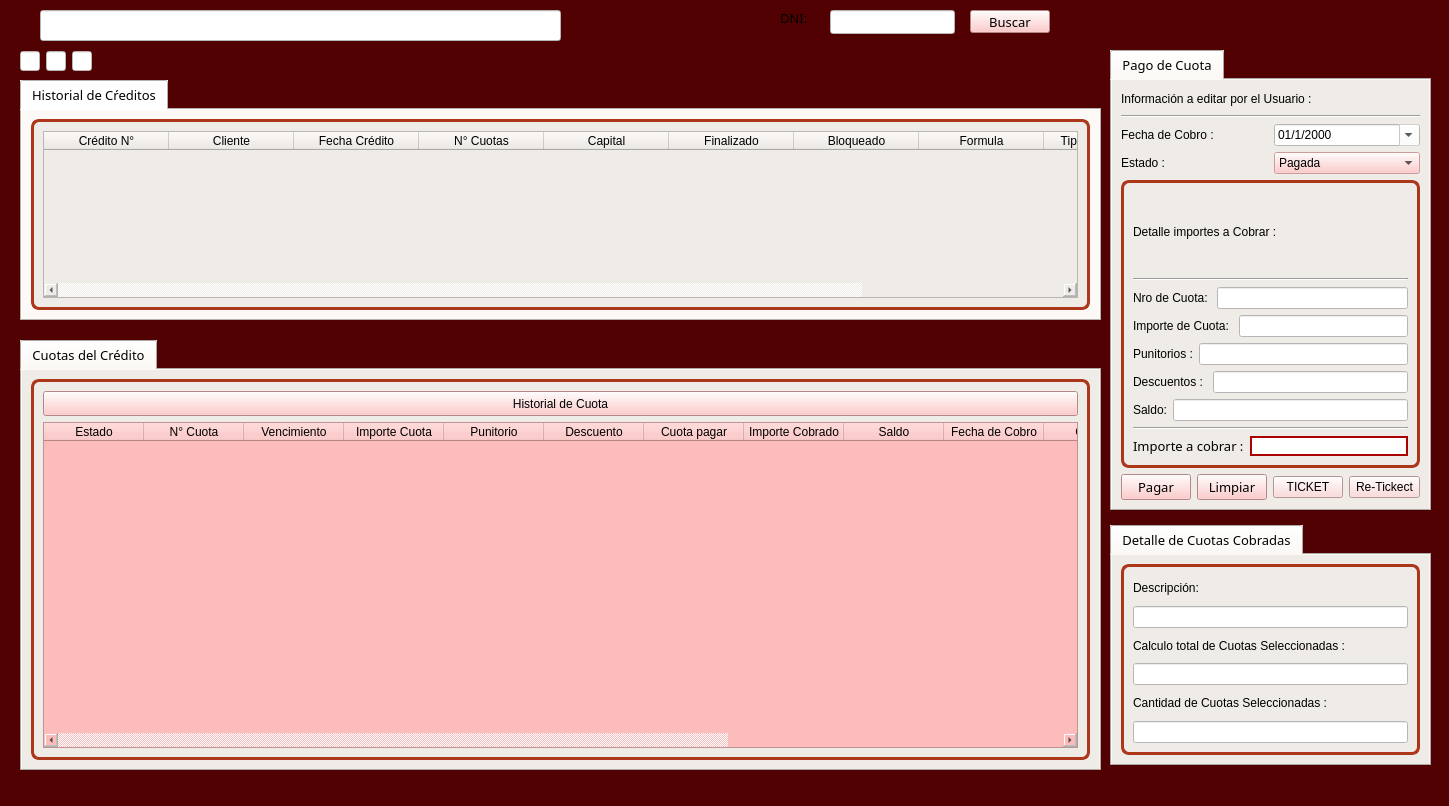
<?xml version="1.0" encoding="UTF-8"?>
<ui version="4.0">
 <class>form_cuotas_pagar</class>
 <widget class="QWidget" name="form_cuotas_pagar">
  <property name="geometry">
   <rect>
    <x>0</x>
    <y>0</y>
    <width>1449</width>
    <height>806</height>
   </rect>
  </property>
  <property name="sizePolicy">
   <sizepolicy hsizetype="Fixed" vsizetype="Fixed">
    <horstretch>0</horstretch>
    <verstretch>0</verstretch>
   </sizepolicy>
  </property>
  <property name="minimumSize">
   <size>
    <width>800</width>
    <height>450</height>
   </size>
  </property>
  <property name="maximumSize">
   <size>
    <width>1600</width>
    <height>900</height>
   </size>
  </property>
  <property name="font">
   <font>
    <family>KacstOne</family>
    <pointsize>10</pointsize>
    <weight>9</weight>
    <italic>false</italic>
    <bold>false</bold>
   </font>
  </property>
  <property name="windowTitle">
   <string>Cuotas Pagar</string>
  </property>
  <property name="styleSheet">
   <string notr="true">font: 75 10pt &quot;KacstOne&quot;;
selection-background-color: rgb(255, 170, 127);
color: rgb(0, 0, 0);
background-color: rgb(81, 1, 1);

</string>
  </property>
  <widget class="QTabWidget" name="tabWidget_4">
   <property name="geometry">
    <rect>
     <x>20</x>
     <y>340</y>
     <width>1081</width>
     <height>431</height>
    </rect>
   </property>
   <property name="styleSheet">
    <string notr="true">background-color: rgb(239, 235, 231);
</string>
   </property>
   <property name="currentIndex">
    <number>0</number>
   </property>
   <widget class="QWidget" name="tab_3">
    <attribute name="icon">
     <iconset>
      <normaloff>Íconos/herramientas-de-papel-y-lapiz.png</normaloff>Íconos/herramientas-de-papel-y-lapiz.png</iconset>
    </attribute>
    <attribute name="title">
     <string>Cuotas del Crédito</string>
    </attribute>
    <layout class="QGridLayout" name="gridLayout_4">
     <item row="0" column="0">
      <widget class="QGroupBox" name="groupBox_3">
       <property name="enabled">
        <bool>true</bool>
       </property>
       <property name="styleSheet">
        <string notr="true">QGroupBox{
background-color: rgb(239, 235, 231);
border-style: solid;
border-width: 3px;
border-color: rgb(172, 55, 26);
border-radius: 8px;
}</string>
       </property>
       <property name="title">
        <string/>
       </property>
       <layout class="QGridLayout" name="gridLayout_3">
        <item row="3" column="0">
         <widget class="QTableWidget" name="tw_listado_cuotas">
          <property name="enabled">
           <bool>false</bool>
          </property>
          <property name="styleSheet">
           <string notr="true">background-color: rgb(252, 188, 188);</string>
          </property>
          <property name="editTriggers">
           <set>QAbstractItemView::AnyKeyPressed|QAbstractItemView::EditKeyPressed|QAbstractItemView::SelectedClicked</set>
          </property>
          <property name="selectionMode">
           <enum>QAbstractItemView::MultiSelection</enum>
          </property>
          <property name="selectionBehavior">
           <enum>QAbstractItemView::SelectRows</enum>
          </property>
          <attribute name="horizontalHeaderDefaultSectionSize">
           <number>100</number>
          </attribute>
          <column>
           <property name="text">
            <string>Estado</string>
           </property>
          </column>
          <column>
           <property name="text">
            <string>N° Cuota</string>
           </property>
          </column>
          <column>
           <property name="text">
            <string>Vencimiento</string>
           </property>
          </column>
          <column>
           <property name="text">
            <string>Importe Cuota</string>
           </property>
          </column>
          <column>
           <property name="text">
            <string>Punitorio</string>
           </property>
          </column>
          <column>
           <property name="text">
            <string>Descuento</string>
           </property>
          </column>
          <column>
           <property name="text">
            <string>Cuota pagar</string>
           </property>
          </column>
          <column>
           <property name="text">
            <string>Importe Cobrado</string>
           </property>
          </column>
          <column>
           <property name="text">
            <string>Saldo</string>
           </property>
          </column>
          <column>
           <property name="text">
            <string>Fecha de Cobro</string>
           </property>
          </column>
          <column>
           <property name="text">
            <string>Capital</string>
           </property>
          </column>
          <column>
           <property name="text">
            <string>Interes</string>
           </property>
          </column>
          <column>
           <property name="text">
            <string>Gastos</string>
           </property>
          </column>
          <column>
           <property name="text">
            <string>Descripcion</string>
           </property>
          </column>
          <column>
           <property name="text">
            <string>id</string>
           </property>
          </column>
         </widget>
        </item>
        <item row="2" column="0">
         <widget class="QPushButton" name="boton_historial_cuota">
          <property name="minimumSize">
           <size>
            <width>0</width>
            <height>25</height>
           </size>
          </property>
          <property name="maximumSize">
           <size>
            <width>16777215</width>
            <height>25</height>
           </size>
          </property>
          <property name="styleSheet">
           <string notr="true">background-color: rgb(252, 188, 188);</string>
          </property>
          <property name="text">
           <string>Historial de Cuota</string>
          </property>
         </widget>
        </item>
       </layout>
      </widget>
     </item>
    </layout>
   </widget>
  </widget>
  <widget class="QTabWidget" name="tabWidget_5">
   <property name="geometry">
    <rect>
     <x>1110</x>
     <y>50</y>
     <width>321</width>
     <height>461</height>
    </rect>
   </property>
   <property name="styleSheet">
    <string notr="true">background-color: rgb(239, 235, 231);
</string>
   </property>
   <property name="currentIndex">
    <number>0</number>
   </property>
   <widget class="QWidget" name="tab_5">
    <attribute name="icon">
     <iconset>
      <normaloff>Íconos/maquina-de-facturacion-electronica-con-escaner.png</normaloff>Íconos/maquina-de-facturacion-electronica-con-escaner.png</iconset>
    </attribute>
    <attribute name="title">
     <string>Pago de Cuota</string>
    </attribute>
    <layout class="QGridLayout" name="gridLayout_8">
     <item row="0" column="0">
      <widget class="QLabel" name="label_3">
       <property name="minimumSize">
        <size>
         <width>300</width>
         <height>20</height>
        </size>
       </property>
       <property name="maximumSize">
        <size>
         <width>300</width>
         <height>20</height>
        </size>
       </property>
       <property name="styleSheet">
        <string notr="true"/>
       </property>
       <property name="text">
        <string>Información a editar por el Usuario : </string>
       </property>
      </widget>
     </item>
     <item row="1" column="0">
      <widget class="Line" name="line_2">
       <property name="orientation">
        <enum>Qt::Horizontal</enum>
       </property>
      </widget>
     </item>
     <item row="2" column="0">
      <layout class="QVBoxLayout" name="verticalLayout_2">
       <item>
        <layout class="QHBoxLayout" name="horizontalLayout_3">
         <item>
          <widget class="QLabel" name="label_11">
           <property name="text">
            <string>Fecha de Cobro : </string>
           </property>
          </widget>
         </item>
         <item>
          <widget class="QDateEdit" name="dte_fecha_cobro">
           <property name="enabled">
            <bool>false</bool>
           </property>
           <property name="styleSheet">
            <string notr="true">background-color: rgb(255, 255, 255);</string>
           </property>
           <property name="displayFormat">
            <string>dd/M/yyyy</string>
           </property>
           <property name="calendarPopup">
            <bool>true</bool>
           </property>
          </widget>
         </item>
        </layout>
       </item>
       <item>
        <layout class="QHBoxLayout" name="horizontalLayout_4">
         <item>
          <widget class="QLabel" name="label_12">
           <property name="text">
            <string>Estado : </string>
           </property>
          </widget>
         </item>
         <item>
          <widget class="QComboBox" name="cbx_estado">
           <property name="enabled">
            <bool>false</bool>
           </property>
           <property name="styleSheet">
            <string notr="true">background-color: rgb(252, 188, 188);</string>
           </property>
           <item>
            <property name="text">
             <string>Pagada</string>
            </property>
           </item>
           <item>
            <property name="text">
             <string>Pago Parcial</string>
            </property>
           </item>
           <item>
            <property name="text">
             <string>Vencida 30 días</string>
            </property>
           </item>
           <item>
            <property name="text">
             <string>Vencida 60 días</string>
            </property>
           </item>
           <item>
            <property name="text">
             <string>Vencida 90 días</string>
            </property>
           </item>
           <item>
            <property name="text">
             <string>Vencida 120 días</string>
            </property>
           </item>
           <item>
            <property name="text">
             <string>Vencida 150 días</string>
            </property>
           </item>
           <item>
            <property name="text">
             <string>Vencida 180 días</string>
            </property>
           </item>
           <item>
            <property name="text">
             <string>En Judiciales</string>
            </property>
           </item>
          </widget>
         </item>
        </layout>
       </item>
      </layout>
     </item>
     <item row="3" column="0">
      <widget class="QGroupBox" name="groupBox_4">
       <property name="enabled">
        <bool>true</bool>
       </property>
       <property name="styleSheet">
        <string notr="true">QGroupBox{
background-color: rgb(239, 235, 231);
border-style: solid;
border-width: 3px;
border-color: rgb(172, 55, 26);
border-radius: 8px;
font:  75 10Pt &quot;Century Schoolbook L&quot;;
}</string>
       </property>
       <property name="title">
        <string/>
       </property>
       <layout class="QGridLayout" name="gridLayout_7">
        <item row="0" column="0">
         <layout class="QGridLayout" name="gridLayout_10">
          <item row="0" column="0">
           <widget class="QLabel" name="label_13">
            <property name="styleSheet">
             <string notr="true"/>
            </property>
            <property name="text">
             <string>Detalle importes a Cobrar : </string>
            </property>
           </widget>
          </item>
          <item row="1" column="0">
           <widget class="Line" name="line_3">
            <property name="orientation">
             <enum>Qt::Horizontal</enum>
            </property>
           </widget>
          </item>
          <item row="2" column="0">
           <layout class="QHBoxLayout" name="horizontalLayout_5">
            <item>
             <widget class="QLabel" name="label_15">
              <property name="text">
               <string>Nro de Cuota: </string>
              </property>
             </widget>
            </item>
            <item>
             <widget class="QLineEdit" name="lne_nro_cuota">
              <property name="enabled">
               <bool>false</bool>
              </property>
              <property name="styleSheet">
               <string notr="true">background-color: rgb(255, 255, 255);
font:  75 11Pt &quot;Century Schoolbook L&quot;;</string>
              </property>
             </widget>
            </item>
           </layout>
          </item>
          <item row="3" column="0">
           <layout class="QHBoxLayout" name="horizontalLayout_6">
            <item>
             <widget class="QLabel" name="label_16">
              <property name="text">
               <string>Importe de Cuota: </string>
              </property>
             </widget>
            </item>
            <item>
             <widget class="QLineEdit" name="lne_importe_cuota">
              <property name="enabled">
               <bool>false</bool>
              </property>
              <property name="styleSheet">
               <string notr="true">background-color: rgb(255, 255, 255);
font:  75 11Pt &quot;Century Schoolbook L&quot;;</string>
              </property>
             </widget>
            </item>
           </layout>
          </item>
          <item row="4" column="0">
           <layout class="QHBoxLayout" name="horizontalLayout_7">
            <item>
             <widget class="QLabel" name="label_8">
              <property name="text">
               <string>Punitorios :</string>
              </property>
             </widget>
            </item>
            <item>
             <widget class="QLineEdit" name="lne_punitorios">
              <property name="enabled">
               <bool>false</bool>
              </property>
              <property name="styleSheet">
               <string notr="true">background-color: rgb(255, 255, 255);</string>
              </property>
             </widget>
            </item>
           </layout>
          </item>
          <item row="5" column="0">
           <layout class="QHBoxLayout" name="horizontalLayout_8">
            <item>
             <widget class="QLabel" name="label_17">
              <property name="text">
               <string>Descuentos : </string>
              </property>
             </widget>
            </item>
            <item>
             <widget class="QLineEdit" name="lne_descuento">
              <property name="enabled">
               <bool>false</bool>
              </property>
              <property name="styleSheet">
               <string notr="true">background-color: rgb(255, 255, 255);</string>
              </property>
             </widget>
            </item>
           </layout>
          </item>
          <item row="6" column="0">
           <layout class="QHBoxLayout" name="horizontalLayout_9">
            <item>
             <widget class="QLabel" name="label_9">
              <property name="text">
               <string>Saldo:</string>
              </property>
             </widget>
            </item>
            <item>
             <widget class="QLineEdit" name="lne_saldo">
              <property name="enabled">
               <bool>false</bool>
              </property>
              <property name="styleSheet">
               <string notr="true">background-color: rgb(255, 255, 255);</string>
              </property>
             </widget>
            </item>
           </layout>
          </item>
          <item row="7" column="0">
           <widget class="Line" name="line">
            <property name="styleSheet">
             <string notr="true">color: rgb(170, 0, 0);</string>
            </property>
            <property name="orientation">
             <enum>Qt::Horizontal</enum>
            </property>
           </widget>
          </item>
          <item row="8" column="0">
           <layout class="QHBoxLayout" name="horizontalLayout_10">
            <item>
             <widget class="QLabel" name="label_6">
              <property name="font">
               <font>
                <family>KacstOne</family>
                <pointsize>10</pointsize>
                <weight>9</weight>
                <italic>false</italic>
                <bold>false</bold>
               </font>
              </property>
              <property name="styleSheet">
               <string notr="true"/>
              </property>
              <property name="text">
               <string>Importe a cobrar :</string>
              </property>
             </widget>
            </item>
            <item>
             <widget class="QLineEdit" name="lne_importe_cobrar">
              <property name="enabled">
               <bool>false</bool>
              </property>
              <property name="styleSheet">
               <string notr="true">background-color: rgb(255, 255, 255);
font: 16pt &quot;Sans Serif&quot;;
border-color: rgb(170, 0, 0);
border-style: solid;
border-width:2px;
font:  75 12Pt &quot;Century Schoolbook L&quot;;</string>
              </property>
              <property name="text">
               <string/>
              </property>
             </widget>
            </item>
           </layout>
          </item>
         </layout>
        </item>
       </layout>
      </widget>
     </item>
     <item row="4" column="0">
      <layout class="QHBoxLayout" name="horizontalLayout_11">
       <item>
        <spacer name="horizontalSpacer_5">
         <property name="orientation">
          <enum>Qt::Horizontal</enum>
         </property>
         <property name="sizeHint" stdset="0">
          <size>
           <width>40</width>
           <height>20</height>
          </size>
         </property>
        </spacer>
       </item>
       <item>
        <widget class="QPushButton" name="boton_pagar">
         <property name="font">
          <font>
           <family>KacstOne</family>
           <pointsize>10</pointsize>
           <weight>9</weight>
           <italic>false</italic>
           <bold>false</bold>
          </font>
         </property>
         <property name="styleSheet">
          <string notr="true">background-color: rgb(252, 188, 188);
</string>
         </property>
         <property name="text">
          <string>Pagar</string>
         </property>
        </widget>
       </item>
       <item alignment="Qt::AlignRight">
        <widget class="QPushButton" name="boton_limpiar">
         <property name="font">
          <font>
           <family>KacstOne</family>
           <pointsize>10</pointsize>
           <weight>9</weight>
           <italic>false</italic>
           <bold>false</bold>
          </font>
         </property>
         <property name="styleSheet">
          <string notr="true">background-color: rgb(252, 188, 188);
</string>
         </property>
         <property name="text">
          <string>Limpiar</string>
         </property>
        </widget>
       </item>
       <item>
        <widget class="QPushButton" name="boton_ticket">
         <property name="styleSheet">
          <string notr="true">background-color: rgb(251, 209, 209);</string>
         </property>
         <property name="text">
          <string>TICKET</string>
         </property>
        </widget>
       </item>
       <item>
        <widget class="QPushButton" name="boton_re_ticket">
         <property name="styleSheet">
          <string notr="true">background-color: rgb(251, 209, 209);</string>
         </property>
         <property name="text">
          <string>Re-Tickect</string>
         </property>
        </widget>
       </item>
      </layout>
     </item>
    </layout>
   </widget>
  </widget>
  <widget class="QTabWidget" name="tabWidget_3">
   <property name="geometry">
    <rect>
     <x>20</x>
     <y>80</y>
     <width>1081</width>
     <height>241</height>
    </rect>
   </property>
   <property name="styleSheet">
    <string notr="true">background-color: rgb(252, 249, 247);</string>
   </property>
   <widget class="QWidget" name="tab_4">
    <attribute name="icon">
     <iconset>
      <normaloff>Íconos/documento-financiero.png</normaloff>Íconos/documento-financiero.png</iconset>
    </attribute>
    <attribute name="title">
     <string>Historial de Cŕeditos</string>
    </attribute>
    <layout class="QGridLayout" name="gridLayout_2">
     <item row="0" column="0">
      <widget class="QGroupBox" name="groupBox_2">
       <property name="enabled">
        <bool>true</bool>
       </property>
       <property name="styleSheet">
        <string notr="true">QGroupBox{
background-color: rgb(239, 235, 231);
border-style: solid;
border-width: 3px;
border-color: rgb(172, 55, 26);
border-radius: 8px;
}</string>
       </property>
       <property name="title">
        <string/>
       </property>
       <layout class="QGridLayout" name="gridLayout">
        <item row="0" column="0">
         <widget class="QTableWidget" name="tw_lista_creditos">
          <property name="enabled">
           <bool>false</bool>
          </property>
          <property name="styleSheet">
           <string notr="true">background-color: rgb(239, 235, 231);
</string>
          </property>
          <property name="sizeAdjustPolicy">
           <enum>QAbstractScrollArea::AdjustToContentsOnFirstShow</enum>
          </property>
          <property name="selectionBehavior">
           <enum>QAbstractItemView::SelectRows</enum>
          </property>
          <property name="textElideMode">
           <enum>Qt::ElideMiddle</enum>
          </property>
          <attribute name="horizontalHeaderDefaultSectionSize">
           <number>125</number>
          </attribute>
          <column>
           <property name="text">
            <string>Crédito N°</string>
           </property>
          </column>
          <column>
           <property name="text">
            <string>Cliente</string>
           </property>
          </column>
          <column>
           <property name="text">
            <string>Fecha Crédito</string>
           </property>
          </column>
          <column>
           <property name="text">
            <string>N° Cuotas</string>
           </property>
          </column>
          <column>
           <property name="text">
            <string>Capital</string>
           </property>
          </column>
          <column>
           <property name="text">
            <string>Finalizado</string>
           </property>
          </column>
          <column>
           <property name="text">
            <string>Bloqueado</string>
           </property>
          </column>
          <column>
           <property name="text">
            <string>Formula</string>
           </property>
          </column>
          <column>
           <property name="text">
            <string>Tipo Vencimiento</string>
           </property>
          </column>
          <column>
           <property name="text">
            <string>Observaciones</string>
           </property>
          </column>
         </widget>
        </item>
       </layout>
      </widget>
     </item>
    </layout>
   </widget>
  </widget>
  <widget class="QTabWidget" name="tabWidget_2">
   <property name="geometry">
    <rect>
     <x>1110</x>
     <y>525</y>
     <width>321</width>
     <height>241</height>
    </rect>
   </property>
   <property name="styleSheet">
    <string notr="true">background-color: rgb(239, 235, 231);
</string>
   </property>
   <property name="currentIndex">
    <number>0</number>
   </property>
   <widget class="QWidget" name="tab_2">
    <attribute name="title">
     <string>Detalle de Cuotas Cobradas</string>
    </attribute>
    <layout class="QGridLayout" name="gridLayout_6">
     <item row="0" column="0">
      <widget class="QGroupBox" name="groupBox_5">
       <property name="styleSheet">
        <string notr="true">QGroupBox{
background-color: rgb(239, 235, 231);
border-style: solid;
border-width: 3px;
border-color: rgb(172, 55, 26);
border-radius: 8px;
font:  75 10Pt &quot;Century Schoolbook L&quot;;
}</string>
       </property>
       <property name="title">
        <string/>
       </property>
       <layout class="QGridLayout" name="gridLayout_5">
        <item row="0" column="0">
         <layout class="QVBoxLayout" name="verticalLayout">
          <item>
           <widget class="QLabel" name="label_2">
            <property name="styleSheet">
             <string notr="true"/>
            </property>
            <property name="text">
             <string>Descripción: </string>
            </property>
           </widget>
          </item>
          <item>
           <widget class="QLineEdit" name="lne_descripcion">
            <property name="styleSheet">
             <string notr="true">background-color: rgb(255, 255, 255);</string>
            </property>
           </widget>
          </item>
         </layout>
        </item>
        <item row="3" column="0">
         <layout class="QVBoxLayout" name="verticalLayout_4">
          <item>
           <widget class="QLabel" name="label_14">
            <property name="styleSheet">
             <string notr="true"/>
            </property>
            <property name="text">
             <string>Cantidad de Cuotas Seleccionadas : </string>
            </property>
           </widget>
          </item>
          <item>
           <widget class="QLineEdit" name="lne_cant_cuotas">
            <property name="styleSheet">
             <string notr="true">background-color: rgb(255, 255, 255);</string>
            </property>
           </widget>
          </item>
         </layout>
        </item>
        <item row="2" column="0">
         <layout class="QVBoxLayout" name="verticalLayout_3">
          <item>
           <widget class="QLabel" name="label_5">
            <property name="styleSheet">
             <string notr="true"/>
            </property>
            <property name="text">
             <string>Calculo total de Cuotas Seleccionadas : </string>
            </property>
           </widget>
          </item>
          <item>
           <widget class="QLineEdit" name="lne_total_cuotas">
            <property name="styleSheet">
             <string notr="true">background-color: rgb(255, 255, 255);</string>
            </property>
           </widget>
          </item>
         </layout>
        </item>
       </layout>
      </widget>
     </item>
    </layout>
   </widget>
  </widget>
  <widget class="QWidget" name="layoutWidget">
   <property name="geometry">
    <rect>
     <x>20</x>
     <y>50</y>
     <width>120</width>
     <height>22</height>
    </rect>
   </property>
   <layout class="QHBoxLayout" name="horizontalLayout_2">
    <item>
     <widget class="QLineEdit" name="lne_capital">
      <property name="enabled">
       <bool>false</bool>
      </property>
      <property name="minimumSize">
       <size>
        <width>20</width>
        <height>20</height>
       </size>
      </property>
      <property name="maximumSize">
       <size>
        <width>2</width>
        <height>20</height>
       </size>
      </property>
      <property name="styleSheet">
       <string notr="true">background-color: rgb(255, 255, 255);</string>
      </property>
     </widget>
    </item>
    <item>
     <widget class="QLineEdit" name="lne_interes">
      <property name="enabled">
       <bool>false</bool>
      </property>
      <property name="minimumSize">
       <size>
        <width>20</width>
        <height>20</height>
       </size>
      </property>
      <property name="maximumSize">
       <size>
        <width>20</width>
        <height>20</height>
       </size>
      </property>
      <property name="styleSheet">
       <string notr="true">background-color: rgb(255, 255, 255);</string>
      </property>
     </widget>
    </item>
    <item>
     <widget class="QLineEdit" name="lne_gastos">
      <property name="enabled">
       <bool>false</bool>
      </property>
      <property name="minimumSize">
       <size>
        <width>20</width>
        <height>20</height>
       </size>
      </property>
      <property name="maximumSize">
       <size>
        <width>20</width>
        <height>20</height>
       </size>
      </property>
      <property name="styleSheet">
       <string notr="true">background-color: rgb(255, 255, 255);</string>
      </property>
     </widget>
    </item>
    <item>
     <spacer name="horizontalSpacer_2">
      <property name="orientation">
       <enum>Qt::Horizontal</enum>
      </property>
      <property name="sizeHint" stdset="0">
       <size>
        <width>40</width>
        <height>20</height>
       </size>
      </property>
     </spacer>
    </item>
   </layout>
  </widget>
  <widget class="QLabel" name="label">
   <property name="geometry">
    <rect>
     <x>780</x>
     <y>10</y>
     <width>29</width>
     <height>16</height>
    </rect>
   </property>
   <property name="text">
    <string>DNI: </string>
   </property>
  </widget>
  <widget class="QLineEdit" name="lne_dni">
   <property name="geometry">
    <rect>
     <x>830</x>
     <y>10</y>
     <width>125</width>
     <height>24</height>
    </rect>
   </property>
   <property name="styleSheet">
    <string notr="true">background-color: rgb(255, 255, 255);
</string>
   </property>
  </widget>
  <widget class="QPushButton" name="boton_buscar_creditos">
   <property name="geometry">
    <rect>
     <x>970</x>
     <y>10</y>
     <width>80</width>
     <height>23</height>
    </rect>
   </property>
   <property name="styleSheet">
    <string notr="true">background-color: rgb(252, 188, 188);</string>
   </property>
   <property name="text">
    <string>Buscar</string>
   </property>
  </widget>
  <widget class="QLineEdit" name="lne_nom_ape">
   <property name="geometry">
    <rect>
     <x>40</x>
     <y>10</y>
     <width>521</width>
     <height>31</height>
    </rect>
   </property>
   <property name="font">
    <font>
     <family>Ubuntu</family>
     <pointsize>15</pointsize>
     <weight>50</weight>
     <italic>false</italic>
     <bold>false</bold>
    </font>
   </property>
   <property name="styleSheet">
    <string notr="true">background-color: rgb(255, 255, 255);
font: 15pt &quot;Ubuntu&quot;;
</string>
   </property>
   <property name="text">
    <string/>
   </property>
  </widget>
  <zorder>label</zorder>
  <zorder>lne_dni</zorder>
  <zorder>boton_buscar_creditos</zorder>
  <zorder>lne_nom_ape</zorder>
  <zorder>layoutWidget</zorder>
  <zorder>tabWidget_4</zorder>
  <zorder>tabWidget_5</zorder>
  <zorder>tabWidget_2</zorder>
  <zorder>tabWidget_3</zorder>
 </widget>
 <tabstops>
  <tabstop>lne_dni</tabstop>
  <tabstop>boton_buscar_creditos</tabstop>
  <tabstop>lne_nom_ape</tabstop>
  <tabstop>tabWidget_3</tabstop>
  <tabstop>tw_lista_creditos</tabstop>
  <tabstop>lne_capital</tabstop>
  <tabstop>tabWidget_4</tabstop>
  <tabstop>tw_listado_cuotas</tabstop>
  <tabstop>tabWidget_5</tabstop>
  <tabstop>dte_fecha_cobro</tabstop>
  <tabstop>cbx_estado</tabstop>
  <tabstop>lne_nro_cuota</tabstop>
  <tabstop>lne_importe_cuota</tabstop>
  <tabstop>lne_punitorios</tabstop>
  <tabstop>lne_descuento</tabstop>
  <tabstop>lne_saldo</tabstop>
  <tabstop>lne_importe_cobrar</tabstop>
  <tabstop>boton_pagar</tabstop>
  <tabstop>boton_limpiar</tabstop>
  <tabstop>tabWidget_2</tabstop>
  <tabstop>lne_descripcion</tabstop>
 </tabstops>
 <resources/>
 <connections>
  <connection>
   <sender>boton_limpiar</sender>
   <signal>clicked()</signal>
   <receiver>lne_interes</receiver>
   <slot>clear()</slot>
   <hints>
    <hint type="sourcelabel">
     <x>834</x>
     <y>764</y>
    </hint>
    <hint type="destinationlabel">
     <x>886</x>
     <y>574</y>
    </hint>
   </hints>
  </connection>
  <connection>
   <sender>boton_limpiar</sender>
   <signal>clicked()</signal>
   <receiver>lne_gastos</receiver>
   <slot>clear()</slot>
   <hints>
    <hint type="sourcelabel">
     <x>834</x>
     <y>764</y>
    </hint>
    <hint type="destinationlabel">
     <x>861</x>
     <y>604</y>
    </hint>
   </hints>
  </connection>
  <connection>
   <sender>boton_limpiar</sender>
   <signal>clicked()</signal>
   <receiver>lne_capital</receiver>
   <slot>clear()</slot>
   <hints>
    <hint type="sourcelabel">
     <x>844</x>
     <y>764</y>
    </hint>
    <hint type="destinationlabel">
     <x>861</x>
     <y>544</y>
    </hint>
   </hints>
  </connection>
  <connection>
   <sender>boton_limpiar</sender>
   <signal>clicked()</signal>
   <receiver>lne_importe_cobrar</receiver>
   <slot>clear()</slot>
   <hints>
    <hint type="sourcelabel">
     <x>834</x>
     <y>764</y>
    </hint>
    <hint type="destinationlabel">
     <x>849</x>
     <y>685</y>
    </hint>
   </hints>
  </connection>
  <connection>
   <sender>boton_limpiar</sender>
   <signal>clicked()</signal>
   <receiver>lne_punitorios</receiver>
   <slot>clear()</slot>
   <hints>
    <hint type="sourcelabel">
     <x>809</x>
     <y>756</y>
    </hint>
    <hint type="destinationlabel">
     <x>863</x>
     <y>474</y>
    </hint>
   </hints>
  </connection>
  <connection>
   <sender>boton_limpiar</sender>
   <signal>clicked()</signal>
   <receiver>lne_importe_cuota</receiver>
   <slot>clear()</slot>
   <hints>
    <hint type="sourcelabel">
     <x>852</x>
     <y>749</y>
    </hint>
    <hint type="destinationlabel">
     <x>868</x>
     <y>447</y>
    </hint>
   </hints>
  </connection>
  <connection>
   <sender>boton_limpiar</sender>
   <signal>clicked()</signal>
   <receiver>lne_nro_cuota</receiver>
   <slot>clear()</slot>
   <hints>
    <hint type="sourcelabel">
     <x>850</x>
     <y>757</y>
    </hint>
    <hint type="destinationlabel">
     <x>875</x>
     <y>417</y>
    </hint>
   </hints>
  </connection>
  <connection>
   <sender>boton_limpiar</sender>
   <signal>clicked()</signal>
   <receiver>lne_cant_cuotas</receiver>
   <slot>clear()</slot>
   <hints>
    <hint type="sourcelabel">
     <x>857</x>
     <y>754</y>
    </hint>
    <hint type="destinationlabel">
     <x>331</x>
     <y>757</y>
    </hint>
   </hints>
  </connection>
  <connection>
   <sender>boton_limpiar</sender>
   <signal>clicked()</signal>
   <receiver>lne_total_cuotas</receiver>
   <slot>clear()</slot>
   <hints>
    <hint type="sourcelabel">
     <x>812</x>
     <y>744</y>
    </hint>
    <hint type="destinationlabel">
     <x>405</x>
     <y>725</y>
    </hint>
   </hints>
  </connection>
  <connection>
   <sender>boton_limpiar</sender>
   <signal>clicked()</signal>
   <receiver>lne_descripcion</receiver>
   <slot>clear()</slot>
   <hints>
    <hint type="sourcelabel">
     <x>860</x>
     <y>764</y>
    </hint>
    <hint type="destinationlabel">
     <x>463</x>
     <y>698</y>
    </hint>
   </hints>
  </connection>
  <connection>
   <sender>boton_limpiar</sender>
   <signal>clicked()</signal>
   <receiver>lne_descuento</receiver>
   <slot>clear()</slot>
   <hints>
    <hint type="sourcelabel">
     <x>845</x>
     <y>759</y>
    </hint>
    <hint type="destinationlabel">
     <x>900</x>
     <y>505</y>
    </hint>
   </hints>
  </connection>
 </connections>
</ui>
